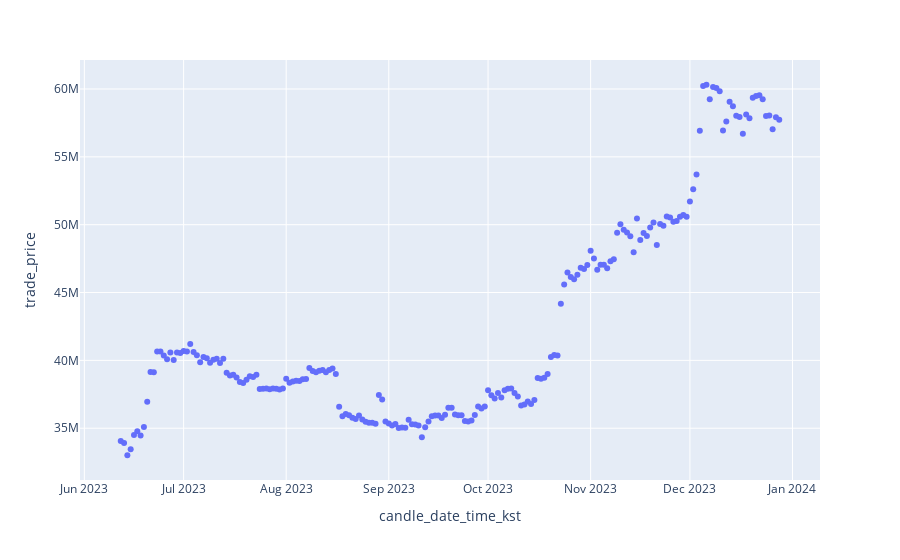

The code cell stored with this chart in its notebook:
### Code cell
fig = px.scatter(my_df[my_df.market == 'BTC'],
                 x = 'candle_date_time_kst',
                 y = 'trade_price')
fig.show()

### Figure 1 — Plotly figure (JSON) as saved in the notebook; plotly's stock layout.template omitted (floating-point values rounded to 4 significant figures; data arrays with more than 128 entries replaced by an {"elided": "..."} marker saying what was removed)
{"data": [{"hovertemplate": "candle_date_time_kst=%{x}<br>trade_price=%{y}<extra></extra>", "legendgroup": "", "marker": {"color": "#636efa", "symbol": "circle"}, "mode": "markers", "name": "", "orientation": "v", "showlegend": false, "type": "scatter", "x": {"elided": "200 str values"}, "xaxis": "x", "y": {"elided": "200 int values"}, "yaxis": "y"}], "layout": {"legend": {"tracegroupgap": 0}, "margin": {"t": 60}, "xaxis": {"anchor": "y", "domain": [0, 1], "title": {"text": "candle_date_time_kst"}}, "yaxis": {"anchor": "x", "domain": [0, 1], "title": {"text": "trade_price"}}}}
